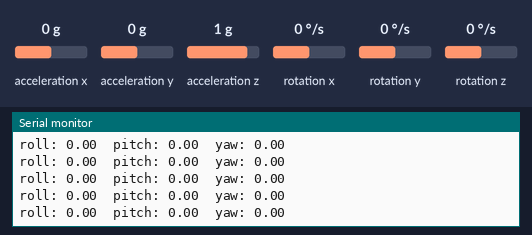
The sketch below on a simulated Raspberry Pi Pico. On the bench: the last lines printed to the serial monitor. The inputs (shaded band) are chosen by the test bench; at power-on: acceleration x 0 g, acceleration y 0 g, acceleration z 1 g, rotation x 0 °/s, rotation y 0 °/s, rotation z 0 °/s.

Above: at 1.2 s.
1.3 s: acceleration x set to -1.4 g
At 2.1 s:
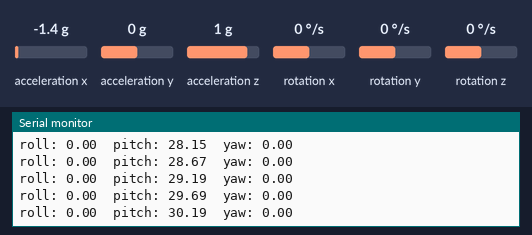
2.8 s: acceleration y set to -1.4 g
At 3.7 s:
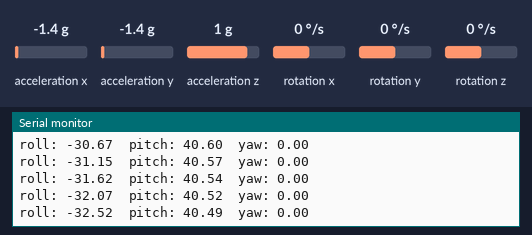
4.3 s: acceleration z set to -1.4 g
At 5.3 s:
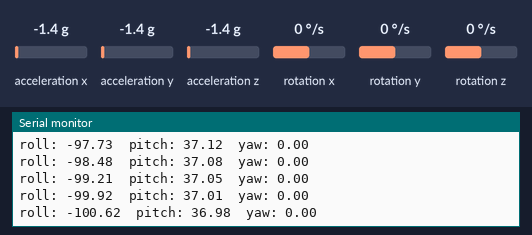
5.8 s: rotation x set to -192 °/s
At 6.8 s:
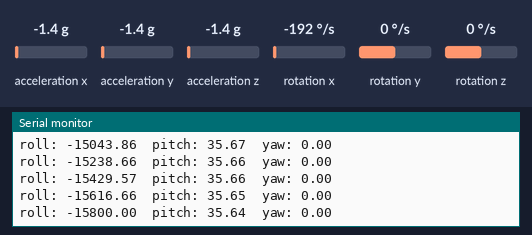
7.3 s: rotation y set to -192 °/s
At 8.4 s:
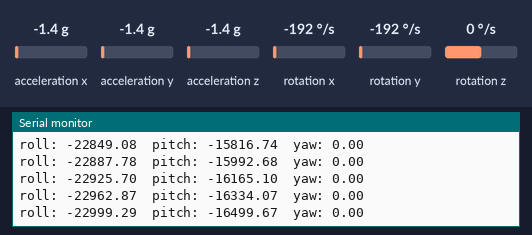
Timing chart, 0 to 9.8 s (numbered marks = the images above; inputs shaded):
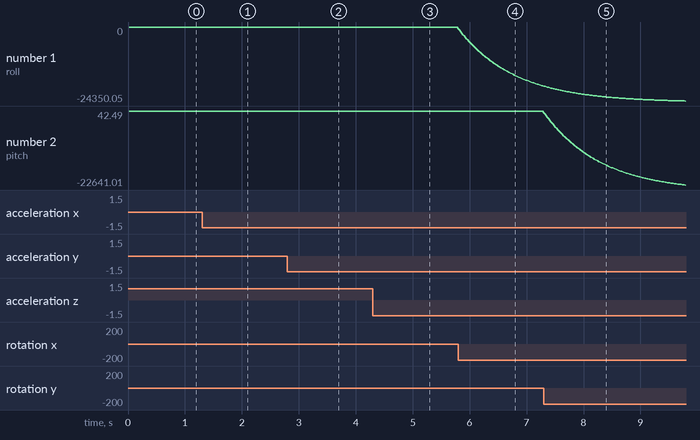

The sketch:

decl_practice_135.ino
```cpp
// snippet: decl_practice_135
// tags: globals, declare, millis, nonblocking, mpu6050
// boards: avr, esp32, megaavr, nano33iot, romi32u4, rp2040
// library: MPU6050
// description: Declare float roll=0
// prompts: declare, float, roll=0, pitch=0, yaw=0, scope
// verified: compile-only
// source: kd-generated (id 135)
// exact-include: Wire.h, MPU6050.h

#include <Wire.h>
#include <MPU6050.h>

MPU6050 mpu;
int16_t ax, ay, az, gx, gy, gz;

float roll = 0.0, pitch = 0.0, yaw = 0.0;
unsigned long prevMs = 0;

void setup() {
  Serial.begin(9600);
  Wire.begin();
  mpu.initialize();  // MPU6050: returns void - check connection with testConnection(), not if(!initialize())
  if (!mpu.testConnection()) {
    Serial.println("MPU6050 not found");
    while (1);
  }
  Serial.println("MPU6050 ready");
}

void loop() {
  unsigned long now = millis();
  if (now - prevMs < 20) return;
  prevMs = now;

  mpu.getMotion6(&ax, &ay, &az, &gx, &gy, &gz);  // MPU6050: 6 int16_t* args (ax,ay,az,gx,gy,gz); Wire.begin() required (lib won't call it)

  // Complementary filter parameters
  const float alpha = 0.98f;  // Adjust this value for your application

  // Convert raw gyroscope values to radians per second
  float gxRad = gx * (PI / 180.0);
  float gyRad = gy * (PI / 180.0);
  float gzRad = gz * (PI / 180.0);

  // Update roll and pitch from accelerometer
  float accelRoll = atan2(ay, az);
  float accelPitch = atan2(-ax, sqrt(ay * ay + az * az));

  // Update yaw from gyroscope
  yaw += gzRad * 0.02f;  // dt = 20ms

  // Complementary filter
  roll = alpha * (roll + gxRad * 0.02f) + (1.0f - alpha) * accelRoll;
  pitch = alpha * (pitch + gyRad * 0.02f) + (1.0f - alpha) * accelPitch;

  Serial.print("roll: "); Serial.print(roll * 180.0 / PI, 2);
  Serial.print("  pitch: "); Serial.print(pitch * 180.0 / PI, 2);
  Serial.print("  yaw: "); Serial.println(yaw * 180.0 / PI, 2);
}
```

Measured:
- after the input at 1.3 s, the serial monitor: prints a new line at once (image 1)
- plotted number 2: 0 → 42.49 after the input at 1.3 s
